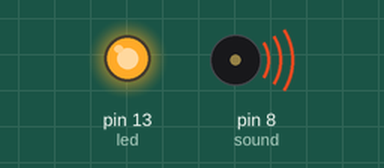
Recording of a sketch running on a simulated Arduino Uno, built with avr-gcc and run on an emulated ATmega328P. On the bench: output pins drawn as LEDs (lit = HIGH), buzzer (waves = sounding).

Above: at 0.12 s.
At 1.1 s:
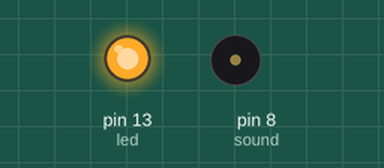
At 2.12 s:
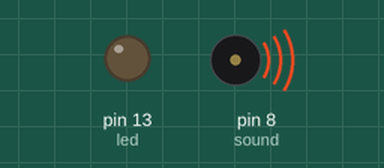
At 3.1 s:
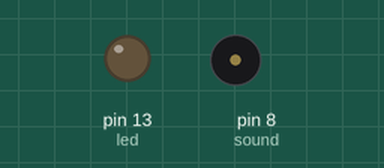
Timing chart, 0 to 5.2 s (numbered marks = the images above):
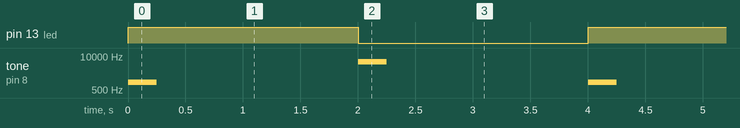

The sketch:

keypad_door.ino
```cpp
int led = 13;                                    // LED connected to pin 13
int sound = 8;                                // piezo buzzer connected to pin 8

void setup()
{
   pinMode(led, OUTPUT);               // sets the LED as output
   pinMode(sound, OUTPUT);         // sets the buzzer alarm as output
}

void loop()                                         // run the program continuously
{
   digitalWrite(led, HIGH);                // turn the LED on
   tone(sound, 1000, 250);              // play a tone with 1000 Hz for 250 ms
   delay(2000);                                  // wait for 2 seconds
   digitalWrite(led, LOW);               // turn the LED off
   tone(sound, 6000, 250);             // play a tone with 6000 Hz for 250 ms
   delay(2000);                                 // wait for 2 seconds
}
```

Measured:
- by itself, pin 13 (led): alternates HIGH for 2.0 s and LOW for 2.0 s
- by itself, tone on pin 8 (sound): repeats every 4.0 s: silent 1.8 s, 6000 Hz 0.25 s, silent 1.8 s, 1000 Hz 0.25 s
